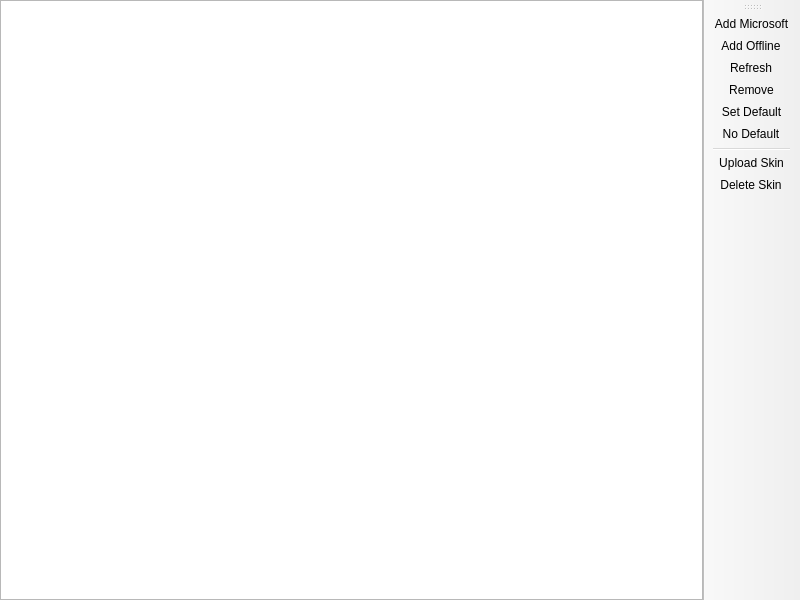
<?xml version="1.0" encoding="UTF-8"?>
<ui version="4.0">
 <class>AccountListPage</class>
 <widget class="QMainWindow" name="AccountListPage">
  <property name="geometry">
   <rect>
    <x>0</x>
    <y>0</y>
    <width>800</width>
    <height>600</height>
   </rect>
  </property>
  <widget class="QWidget" name="centralwidget">
   <layout class="QHBoxLayout" name="horizontalLayout">
    <property name="leftMargin">
     <number>0</number>
    </property>
    <property name="topMargin">
     <number>0</number>
    </property>
    <property name="rightMargin">
     <number>0</number>
    </property>
    <property name="bottomMargin">
     <number>0</number>
    </property>
    <item>
     <widget class="VersionListView" name="listView">
      <property name="alternatingRowColors">
       <bool>true</bool>
      </property>
      <property name="rootIsDecorated">
       <bool>false</bool>
      </property>
      <property name="itemsExpandable">
       <bool>false</bool>
      </property>
      <property name="allColumnsShowFocus">
       <bool>true</bool>
      </property>
      <attribute name="headerStretchLastSection">
       <bool>false</bool>
      </attribute>
     </widget>
    </item>
   </layout>
  </widget>
  <widget class="WideBar" name="toolBar">
   <attribute name="toolBarArea">
    <enum>RightToolBarArea</enum>
   </attribute>
   <attribute name="toolBarBreak">
    <bool>false</bool>
   </attribute>
   <addaction name="actionAddMicrosoft"/>
   <addaction name="actionAddOffline"/>
   <addaction name="actionRefresh"/>
   <addaction name="actionRemove"/>
   <addaction name="actionSetDefault"/>
   <addaction name="actionNoDefault"/>
   <addaction name="separator"/>
   <addaction name="actionUploadSkin"/>
   <addaction name="actionDeleteSkin"/>
  </widget>
  <action name="actionRemove">
   <property name="text">
    <string>Remove</string>
   </property>
  </action>
  <action name="actionSetDefault">
   <property name="text">
    <string>Set Default</string>
   </property>
  </action>
  <action name="actionNoDefault">
   <property name="checkable">
    <bool>true</bool>
   </property>
   <property name="text">
    <string>No Default</string>
   </property>
  </action>
  <action name="actionUploadSkin">
   <property name="text">
    <string>Upload Skin</string>
   </property>
  </action>
  <action name="actionDeleteSkin">
   <property name="text">
    <string>Delete Skin</string>
   </property>
   <property name="toolTip">
    <string>Delete the currently active skin and go back to the default one</string>
   </property>
  </action>
  <action name="actionAddMicrosoft">
   <property name="text">
    <string>Add Microsoft</string>
   </property>
  </action>
  <action name="actionAddOffline">
   <property name="text">
    <string>Add Offline</string>
   </property>
  </action>
  <action name="actionRefresh">
   <property name="text">
    <string>Refresh</string>
   </property>
   <property name="toolTip">
    <string>Refresh the account tokens</string>
   </property>
  </action>
 </widget>
 <customwidgets>
  <customwidget>
   <class>VersionListView</class>
   <extends>QTreeView</extends>
   <header>ui/widgets/VersionListView.h</header>
  </customwidget>
  <customwidget>
   <class>WideBar</class>
   <extends>QToolBar</extends>
   <header>ui/widgets/WideBar.h</header>
  </customwidget>
 </customwidgets>
 <resources/>
 <connections/>
</ui>
